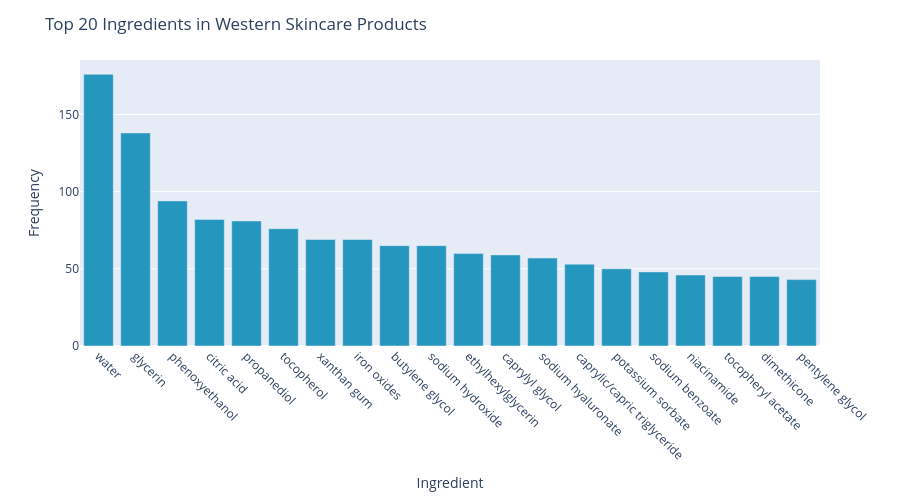

Here is the notebook cell this chart was saved with:
### Markdown cell above
### 4.1 Comparing Most Common Ingredients Across Western and Asian Datasets

We wanted to compare general ingredient differences and how often key brightening ingredients— **Vitamin C**, **Niacinamide**, **Alpha Arbutin**, **Kojic Acid**, and **Tranexamic Acid**—appear in product descriptions from American and Korean skincare brands. To do this, we searched for ingredient mentions in the dataset and counted their frequency. This allows us to determine whether American or Korean skincare brands emphasize different ingredients in their marketing. We visualized the ingredient mentions using bar charts, making it easier to see which ingredients are most popular in each region.

### Code cell
def ingredient_visualizer(df, top_n, filename_prefix):
    # Ensure ingredients are properly stored as lists
    df["ingredients"] = df["ingredients"].apply(lambda x: x if isinstance(x, list) else eval(x))

    # Flatten the list of ingredients and count occurrences
    ingredient_counts = Counter([
        ingredient.strip().lower()
        for sublist in df["ingredients"]
        for ingredient in sublist
    ])

    # Convert to DataFrame and clean
    ingredient_df = pd.DataFrame(ingredient_counts.items(), columns=["Ingredient", "Count"])
    ingredient_df = ingredient_df.sort_values(by="Count", ascending=False)
    ingredient_df = ingredient_df[ingredient_df["Ingredient"] != "1"]

    # Create bar chart
    fig = px.bar(
        ingredient_df.head(top_n),
        x="Ingredient",
        y="Count",
        labels={"Count": "Frequency", "Ingredient": "Ingredient"},
    )

    fig.update_xaxes(tickangle=45)

    # Style depending on category
    if df is western_skincare:
        fig.update_traces(marker_color="#2596be")
        fig.update_layout(
            title=f"Top {top_n} Ingredients in Western Skincare Products",
            height=500
        )
        html_filename = f"{filename_prefix}_western_ingredients_top{top_n}.html"

    else:
        fig.update_traces(marker_color="#cc6577")
        fig.update_layout(
            title=f"Top {top_n} Ingredients in Asian Skincare Products",
            height=500
        )
        html_filename = f"{filename_prefix}_asian_ingredients_top{top_n}.html"

    # 🔥 Save HTML file
    fig.write_html(html_filename, include_plotlyjs='cdn')

    print(f"Saved: {html_filename}")
    return fig

ingredient_visualizer(asian_skincare, 20, '')
ingredient_visualizer(western_skincare, 20, '')

### Figure 1 — Plotly figure (JSON) as saved in the notebook; plotly's stock layout.template omitted (floating-point values rounded to 4 significant figures)
{"data": [{"hovertemplate": "Ingredient=%{x}<br>Frequency=%{y}<extra></extra>", "legendgroup": "", "marker": {"color": "#2596be", "pattern": {"shape": ""}}, "name": "", "orientation": "v", "showlegend": false, "textposition": "auto", "type": "bar", "x": ["water", "glycerin", "phenoxyethanol", "citric acid", "propanediol", "tocopherol", "xanthan gum", "iron oxides", "butylene glycol", "sodium hydroxide", "ethylhexylglycerin", "caprylyl glycol", "sodium hyaluronate", "caprylic/capric triglyceride", "potassium sorbate", "sodium benzoate", "niacinamide", "tocopheryl acetate", "dimethicone", "pentylene glycol"], "xaxis": "x", "y": [176, 138, 94, 82, 81, 76, 69, 69, 65, 65, 60, 59, 57, 53, 50, 48, 46, 45, 45, 43], "yaxis": "y"}], "layout": {"barmode": "relative", "height": 500, "legend": {"tracegroupgap": 0}, "margin": {"t": 60}, "title": {"text": "Top 20 Ingredients in Western Skincare Products"}, "xaxis": {"anchor": "y", "domain": [0, 1], "tickangle": 45, "title": {"text": "Ingredient"}}, "yaxis": {"anchor": "x", "domain": [0, 1], "title": {"text": "Frequency"}}}}
